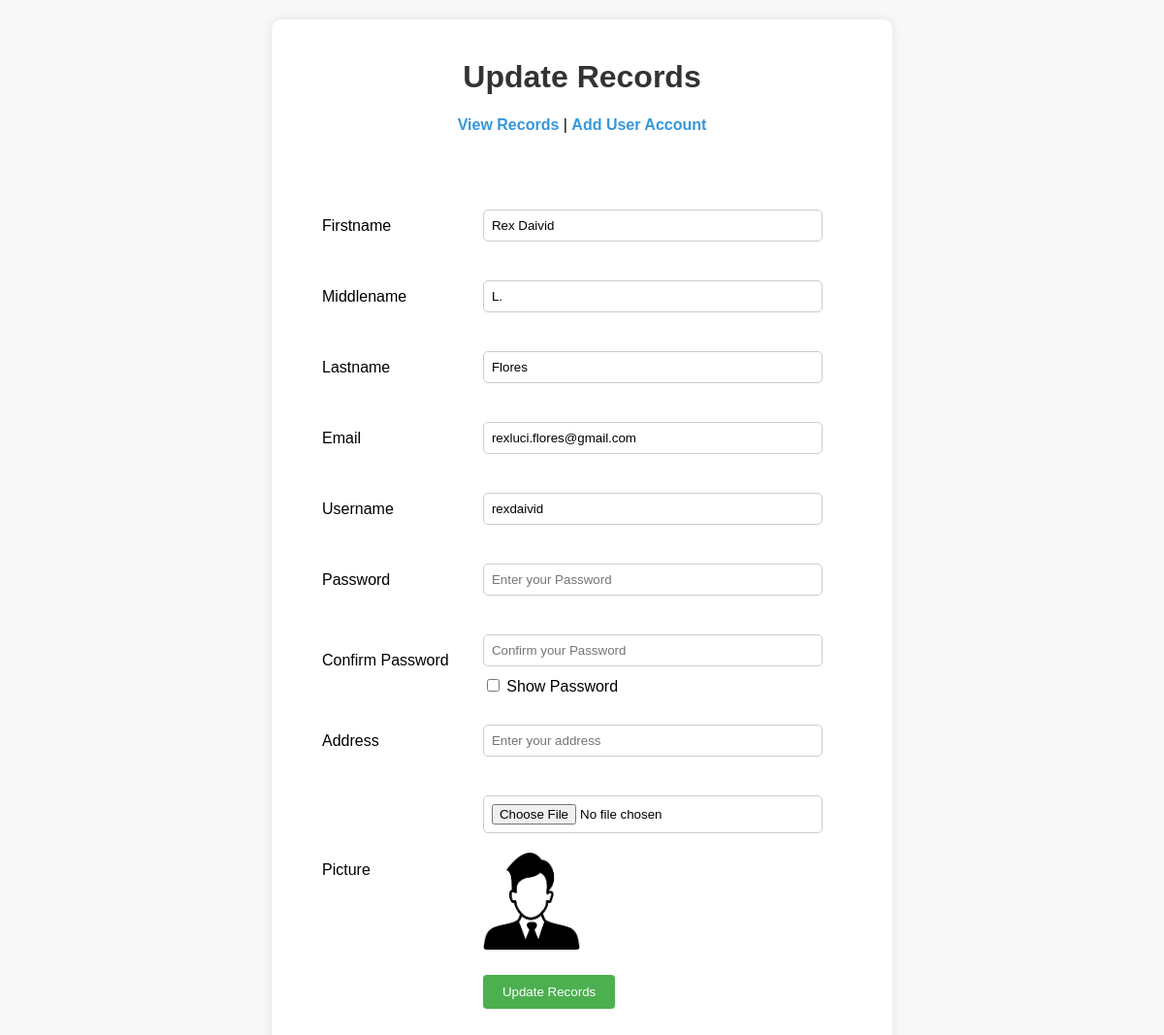
Page /admin/edit.php?uid=1 (signed in) on the committed database.
### tables this page shows
CREATE TABLE `customer_tbl` (
  `cusID` int(11) NOT NULL,
  `cusFname` varchar(50) NOT NULL,
  `cusMname` varchar(50) NOT NULL,
  `cusLname` varchar(50) NOT NULL,
  `cusEmail` varchar(50) NOT NULL,
  `cusUsername` varchar(50) NOT NULL,
  `cusPassword` varchar(50) NOT NULL,
  `cusAddress` varchar(255) NOT NULL,
  `cusPicture` varchar(50) NOT NULL
);

### admin/edit.php (the view, shortened to what this page needs)
<?php
include_once("session.php");
$uid = $_GET['uid'];
$query = $conn->prepare("SELECT * FROM customer_tbl WHERE cusID = :id");
$query->bindParam(":id", $uid);
$query->execute();
while ($data = $query->fetch()) {
    $firstname = $data['cusFname'];
    $middlename = $data['cusMname'];
    $lastname = $data['cusLname'];
    $email = $data['cusEmail'];
    $username = $data['cusUsername'];
	$picture = $data['cusPicture'];
}
?>
<!DOCTYPE html>
<html>
	<head>
		<link rel="stylesheet" href="https://cdnjs.cloudflare.com/ajax/libs/font-awesome/4.7.0/css/font-awesome.css" />
	</head>
	<body>
	<div class="container">
			<div class="header">
				<h1>Update Records</h1>
				<a href="viewrecords.php">View Records</a> | <a href="adduser.php">Add User Account</a><br><br>
			</div>
			<div class="contents">
				<form action="" method="post" enctype="multipart/form-data" onsubmit="return validatePassword()">
					<table>
						<tr>
							<td>Firstname</td>
							<td><input type="text" name="fname" value="<?php echo $firstname;?>" required></td>
						</tr>
						<tr>
							<td>Middlename</td>
							<td><input type="text" name="mname" value="<?php echo $middlename;?>" required></td>
						</tr>
						<tr>
							<td>Lastname</td>
							<td><input type="text" name="lname" title="Accept 3" value="<?php echo $lastname;?>" required></td>
						</tr>
						<tr>
							<td>Email</td>
							<td><input type="email" name="email" value="<?php echo $email;?>" required></td>
						</tr>
						<tr>
							<td>Username</td>
							<td><input type="text" name="uname" value="<?php echo $username;?>" required></td>
						</tr>
						<tr>
							<td>Password</td>
							<td><input type="password" name="pword" id="password" placeholder="Enter your Password"></td>
						</tr>
						<tr>
							<td>Confirm Password</td>
							<td>
								<input type="password" name="confirm_pword" id="confirmPassword" placeholder="Confirm your Password">
								<input type="checkbox" onclick="showPassword()"> Show Password
							</td>
						</tr>
						<tr>
							<td>Address</td>
							<td><input type="text" name="address" id="address" placeholder="Enter your address" required></td>
						</tr>
						<tr>
							<td>Picture</td>
							<td><input type="file" name="pictureko" accept="image/*">
							<br>
							<img src="photos/<?php echo $picture;?>" width="100" height="100"></td>
						</tr>
						<tr>
							<td>&nbsp;</td>
							<td><input type="submit" name="update" value="Update Records"></td>
						</tr>
					</table>
				</form>
			</div>
		</div>
	</body>
</html>

### admin/edit.php (style rules this page uses)
body { font-family: Arial, sans-serif; background-color: #f8f8f8; margin: 0; padding: 0; }
.container { width: 50%; margin: 20px auto; background-color: #fff; padding: 20px; border-radius: 10px; box-shadow: 0 0 10px rgba(0, 0, 0, 0.1); }
.header { text-align: center; margin-bottom: 20px; }
.header h1 { color: #333; }
.contents { padding: 20px; }
table { width: 100%; }
table td { padding: 10px; }
input[type="text"], input[type="email"], input[type="password"], input[type="file"] { width: calc(100% - 20px); padding: 8px; margin: 8px 0; margin-bottom: 10px; box-sizing: border-box; border: 1px solid #ccc; border-radius: 5px; }
input[type="submit"] { background-color: #4caf50; color: #fff; padding: 10px 20px; border: none; border-radius: 4px; cursor: pointer; transition: background-color 0.3s ease; }
a { text-decoration: none; font-weight: bold; color: #3498db; }
img { margin-top: 10px; border-radius: 4px; }

### rows in the picture
customer_tbl: fname "Rex Daivid", mname "L.", lname "Flores", email "rexluci.flores@gmail.com", uname "rexdaivid", cusPicture (picture)
